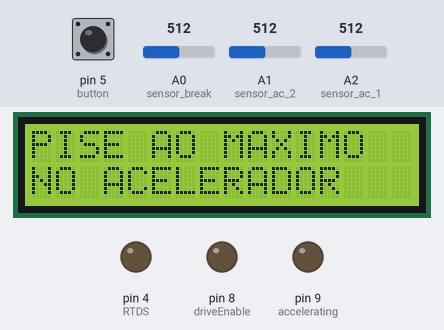
This sketch was run on a simulated Arduino Uno, built with avr-gcc and run on an emulated ATmega328P. Shown: 16×2 character LCD, output pins drawn as LEDs (lit = HIGH). The inputs (shaded band) are chosen by the test bench; at power-on: A1 (sensor_ac_2) = 512, A2 (sensor_ac_1) = 512, A0 (sensor_break) = 512, pin 5 (button) LOW.

Above: at 5.2 s.
At 36.6 s:
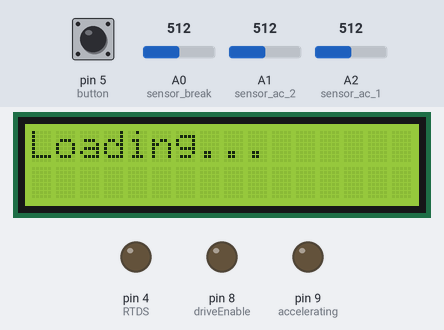
36.7 s: A1 (sensor_ac_2) set to 716
50.7 s: A2 (sensor_ac_1) set to 306
At 52.0 s:
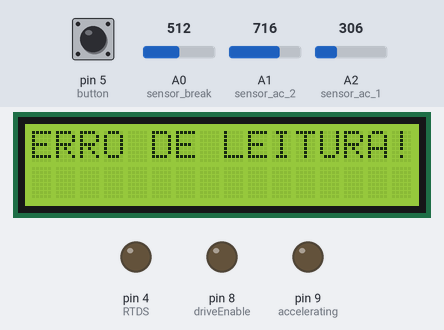
58.2 s: A1 (sensor_ac_2) set to 511
At 59.3 s:
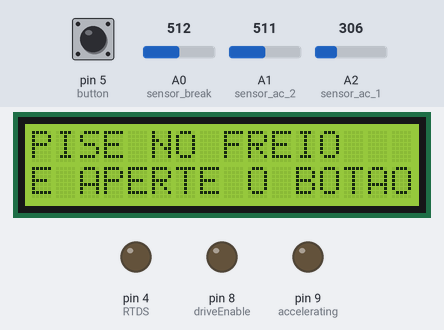
72.2 s: A0 (sensor_break) set to 716
Timing chart, 0 to 75.2 s (numbered marks = the images above; inputs shaded):
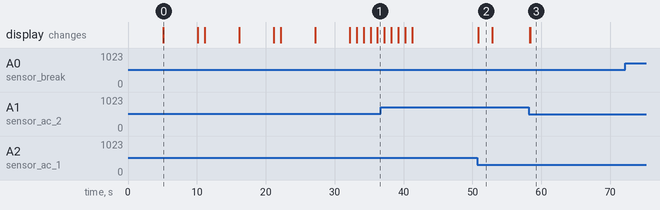

Measured:
- after the input at 50.7 s, the display: changes after 0.16 s (image 2)
- after the input at 58.2 s, the display: first changes after 0.10 s (image 3 shows a later state)
- after the input at 72.2 s, every drawn part: stays the same
- what the display in image 0 shows lasts 5.0 s, from 5.1 s to 10.1 s
- what the display in image 2 shows lasts 2.0 s, from 50.9 s to 52.9 s

The sketch:

APPS.ino
```cpp
#include <PWM.h>
#include <Wire.h>
#include <LiquidCrystal_I2C.h>

LiquidCrystal_I2C lcd(0x3F,2,1,0,4,5,6,7,3, POSITIVE);

const int button = 5;
const int driveEnable = 8;
const int RTDS = 4;
const int sensor_break = A0;
const int sensor_ac_1 = A2;
const int sensor_ac_2 = A1;
const int accelerating = 9;
const int frequency = 20000;

int state = 0;
float s1=0;
float s2=0;
float br=0;
int bt = 0;
float s_output=0;
int diff = 0;
float base_s1=0;
float base_s2=0;
float base_b=0;
float offset_s1 = 0;
float offset_s2 = 0;
float offset_b = 0;
int first_init=0;


void setup() {
  // put your setup code here, to run once:
  pinMode(accelerating, OUTPUT);
  pinMode(sensor_break, INPUT);
  pinMode(sensor_ac_1,INPUT);
  pinMode(sensor_ac_2,INPUT);
  pinMode(driveEnable,OUTPUT);
  pinMode(RTDS,OUTPUT);
  pinMode(button, INPUT);
//  Serial.begin(9600);
  lcd.begin (16,2);
  analogReference(EXTERNAL);
  InitTimersSafe();
  SetPinFrequency(accelerating,frequency);

  calibrate();

}


void loop() {
  // put your main code here, to run repeatedly:

switch (state){
//-------------------------ENGINE OFF STATE ------------------
  case 0: //engine off

    read_sensors();
    print_values();
    check_output();

    if (diff<10 && bt==HIGH && br>50 && s1<5 && s2<5) {

      if(first_init == 0){
        lcd.clear();
        lcd.setCursor(0,0);
        lcd.print("Beepping RTDS");
        digitalWrite(RTDS,HIGH);
        delay(3000);
        digitalWrite(RTDS,LOW);
        first_init=1;
      }


      state = 1;
      break;
    }
    else if(diff>10) {
        lcd.clear();
        lcd.setCursor(0,0);
        lcd.println( "ERRO DE LEITURA!");
        delay(2000);
        state = 2;
     break;}

     break;
 //-----------------------ENGINE ON STATE ------------------
  case 1: // engine on

    check_output();
    digitalWrite(driveEnable,LOW);
    read_sensors();
    print_values();
    if(diff>10){
      state = 2;
      digitalWrite(driveEnable,HIGH);
      s_output=0;
      break;
    }
    else {
    state = 1;
    break;
    }
    break;
//--------------------------------ERRROR STATE----------------------
  case 2:
    read_sensors();
    print_values();
    check_output();
    if(diff<10) {
      state = 0;
      break;
    }
    else{

      state = 2;
      break;
    }
  default:
     lcd.clear();
     lcd.setCursor(0,0);
     Serial.println("ERROR");

  }


}
//---------------------- MAIN END----------------------------

void read_sensors () {
    br = analogRead(sensor_break);
    br = ((br-offset_b)/base_b)*100;
    if(br<0)br=0;
    else if(br>100)br=100;
    s1 = analogRead(sensor_ac_1);
    s1=((s1-offset_s1)/base_s1)*100;
    if(s1<0)s1=0;
    else if(s1>100)s1=100;
    s2 = analogRead(sensor_ac_2);
    s2 = ((s2-offset_s2)/base_s2)*100;
    if(s2<0)s2=0;
    else if(s2>100)s2=100;
    bt = digitalRead(button);
    diff = abs(s1 - s2);
}

void calibrate (){
  lcd.setCursor(0,0);
  //calibrating sensor 1
  lcd.print("SOLTE O");
  lcd.setCursor(0,1);
  lcd.print("ACELERADOR");
  delay(5000);
  int temp1 = analogRead(sensor_ac_1);

  lcd.clear();
  lcd.print("PISE AO MAXIMO");
  lcd.setCursor(0,1);
  lcd.print("NO ACELERADOR");
  delay(5000);
  int temp2 = analogRead(sensor_ac_1);
  offset_s1 = temp1;
  base_s1 = abs(temp1 - temp2);
  lcd.print(" OK");
  delay(1000);

  //calibrating sensor 2
  lcd.clear();
  lcd.setCursor(0,0);
  lcd.print("SOLTE O");
  lcd.setCursor(0,1);
  lcd.print("ACELERADOR");
  delay(5000);
  temp1 = analogRead(sensor_ac_2);
  lcd.clear();
  lcd.print("PISE AO MAXIMO");
  lcd.setCursor(0,1);
  lcd.print("NO ACELERADOR");
  delay(5000);
  temp2 = analogRead(sensor_ac_2);
  offset_s2= temp1;
  base_s2 = abs(temp1 - temp2);
  lcd.print(" OK");
  delay(1000);

  //calibrating break pedal

  lcd.clear();
  lcd.print("SOLTE O FREIO");
  delay(5000);
  temp1 = analogRead(sensor_break);
  lcd.clear();
  lcd.print("PISE AO MAXIMO");
  lcd.setCursor(0,1);
  lcd.print("NO FREIO");
  delay(5000);
  temp2 = analogRead(sensor_break);
  offset_b = temp1;
  base_b = abs(temp1 - temp2);
  lcd.print(".. OK!");
  delay(1000);
  lcd.clear();
  lcd.print("Loading");
  delay(1000);
  lcd.print(".");
  delay(1000);
  lcd.print(".");
  delay(1000);
  lcd.print(".");
  delay(1000);
  lcd.print(".");
  delay(1000);
  lcd.print(".");
  delay(1000);
  lcd.print(".");
  delay(1000);
  lcd.print(".");
  delay(1000);
  lcd.print(".");
}

void print_values(){
  if(bt==LOW&&state==0){
    lcd.clear();
    lcd.setCursor(0,0);
    lcd.print("PISE NO FREIO");
    lcd.setCursor(0,1);
    lcd.print("E APERTE O BOTAO");
    delay(40);
  }
  else{
    lcd.clear();
    lcd.setCursor(0,0);
    lcd.print("ON");
    lcd.print(" ST = ");
    lcd.print(state);
    lcd.print(" br=");
    lcd.print(int(br));
    lcd.setCursor(0,1);
    lcd.print("s1=");
    lcd.print(int(s1));
    lcd.print(" s2=");
    lcd.print(int(s2));
    lcd.print(" o=");
    lcd.print(int(s_output));
    delay(40);
    }
}

//void print_values() {
//  if(bt == HIGH) Serial.print("\nOFF");
//  else Serial.print("\n\nBUTTON PRESSED");
//  Serial.print("\nSensor 1: ");
//  Serial.print(s1);
//  Serial.print("%\n");
//  Serial.print("Sensor 2: ");
//  Serial.print(s2);
//  Serial.print("%\n");
//  Serial.print("break: ");
//  Serial.print(br);
//
//  Serial.print("%\n\n\nOutput: ");
//  Serial.print(s_output);
//  Serial.print("%\nstate: ");
//  Serial.print(state);
//  Serial.print("\n\n");
//
//  delay(500);
//
//}

void check_output(){

  if (state==0||state==2){
    s_output = 0;
    pwmWrite(accelerating,int((255/100)*s_output));

  }

  else if(s1>s2){
    s_output = s2;
    //pwmWrite(accelerating,int((255/100)*s_output));
    pwmWrite(accelerating,map(s_output,0, 100, 0, 255));
  }

  //place here the floating cable condition after knowing the  edges!!
  /*else if(br>br_low_edge||br<br_up_edge||s1>s1_low_edge||s1<s1_up_edge||s2>s2_low_edge||s2<s2_up_edge){
    state = 2;
    Serial.println("\nFLOATING CABLE!!\n");
    }*/
  else{
    s_output = s1;
    pwmWrite(accelerating,map(s_output,0, 100, 0, 255));
  }


}
```
